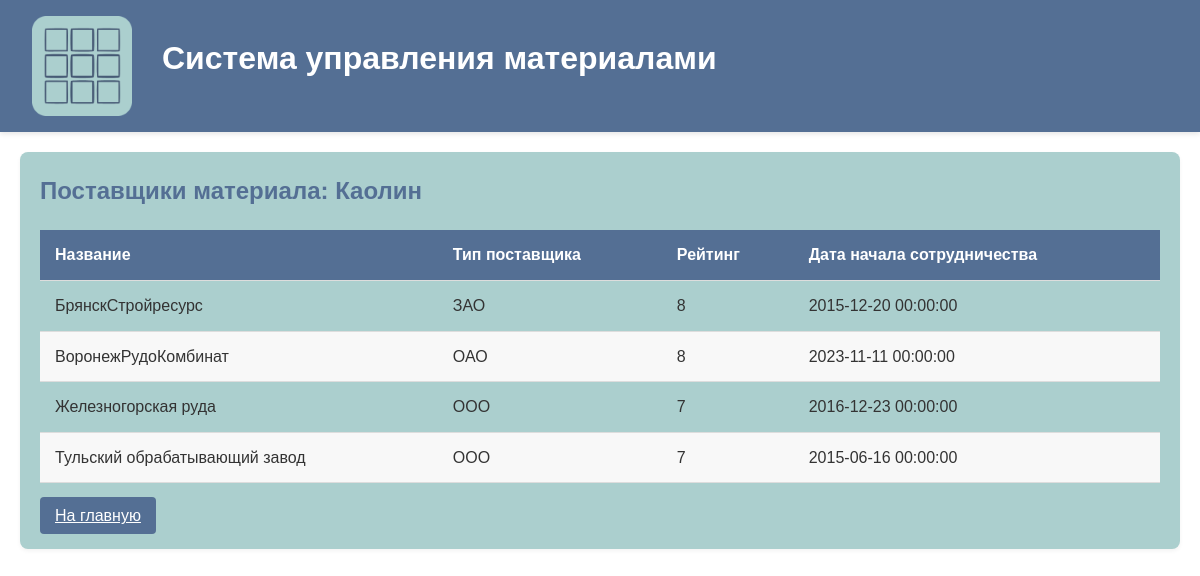
Page /material_suppliers/2 on the committed database.
### tables this page shows
CREATE TABLE Material (
                id INTEGER PRIMARY KEY AUTOINCREMENT,
                name TEXT NOT NULL UNIQUE,
                type_id INTEGER NOT NULL,
                unit_price REAL NOT NULL,
                stock_quantity REAL NOT NULL,
                min_stock_quantity REAL NOT NULL,
                package_quantity REAL NOT NULL,
                unit_of_measure TEXT NOT NULL,
                FOREIGN KEY (type_id) REFERENCES MaterialType(id)
            );

CREATE TABLE Supplier (
                id INTEGER PRIMARY KEY AUTOINCREMENT,
                name TEXT NOT NULL UNIQUE,
                supplier_type TEXT NOT NULL,
                inn TEXT NOT NULL UNIQUE,
                rating INTEGER NOT NULL,
                start_date DATE NOT NULL
            );

### app.py (the view)
@app.route("/material_suppliers/<int:material_id>")
def material_suppliers(material_id):
    conn = get_db_connection()
    material = conn.execute('''
        SELECT name FROM Material WHERE id = ?
    ''', (material_id,)).fetchone()
    if not material:
        flash("Материал не найден!", "error")
        conn.close()
        return redirect(url_for("index"))
    suppliers = conn.execute('''
        SELECT s.id, s.name, s.supplier_type, s.rating, s.start_date
        FROM Supplier s
        JOIN MaterialSupplier ms ON s.id = ms.supplier_id
        WHERE ms.material_id = ?
        ORDER BY s.rating DESC
    ''', (material_id,)).fetchall()
    conn.close()
    return render_template("suppliers_material.html",
                           material_name=material['name'],
                           suppliers=suppliers)

### app.py (called while the page is built)
def get_db_connection():
    conn = sqlite3.connect(DATABASE)
    conn.row_factory = sqlite3.Row
    return conn

### templates/suppliers_material.html
{% extends "base.html" %}
{% block content %}
    <div class="card">
        <h2>Поставщики материала: {{ material_name }}</h2>
        <table>
            <thead>
                <tr>
                    <th>Название</th>
                    <th>Тип поставщика</th>
                    <th>Рейтинг</th>
                    <th>Дата начала сотрудничества</th>
                </tr>
            </thead>
            <tbody>
                {% for supplier in suppliers %}
                <tr>
                    <td>{{ supplier.name }}</td>
                    <td>{{ supplier.supplier_type }}</td>
                    <td>{{ supplier.rating }}</td>
                    <td>{{ supplier.start_date }}</td>
                </tr>
                {% else %}
                <tr>
                    <td colspan="4">Нет поставщиков для этого материала</td>
                </tr>
                {% endfor %}
            </tbody>
        </table>
        <a href="{{ url_for('index') }}" class="btn">На главную</a>
    </div>
{% endblock %}

### static/style.css (style rules this page uses)
:root { --main-color: #FFFFFF; --extra-color: #ABCFCE; --accent-color: #546F94; }
* { margin: 0; padding: 0; box-sizing: border-box; font-family: 'Comic Sans MS', cursive, sans-serif; }
body { background-color: var(--main-color); color: #333; line-height: 1.6; }
h1, h2, h3 { color: var(--accent-color); margin-bottom: 15px; }
.card { background-color: var(--extra-color); border-radius: 8px; padding: 20px; margin-bottom: 20px; box-shadow: 0 2px 4px rgba(0,0,0,0.05); }
.btn { background-color: var(--accent-color); color: white; border: none; padding: 10px 15px; border-radius: 4px; cursor: pointer; font-size: 16px; transition: background-color 0.3s; }
table { width: 100%; border-collapse: collapse; margin: 20px 0; }
th, td { padding: 12px 15px; text-align: left; border-bottom: 1px solid #ddd; }
th { background-color: var(--accent-color); color: white; }
tr:nth-child(even) { background-color: #f8f8f8; }

### rows in the picture
Material: name "Каолин"
Supplier: name "БрянскСтройресурс", supplier_type "ЗАО", rating "8", start_date "2015-12-20 00:00:00"
Supplier: name "ВоронежРудоКомбинат", supplier_type "ОАО", rating "8", start_date "2023-11-11 00:00:00"
Supplier: name "Железногорская руда", supplier_type "ООО", rating "7", start_date "2016-12-23 00:00:00"
Supplier: name "Тульский обрабатывающий завод", supplier_type "ООО", rating "7", start_date "2015-06-16 00:00:00"
